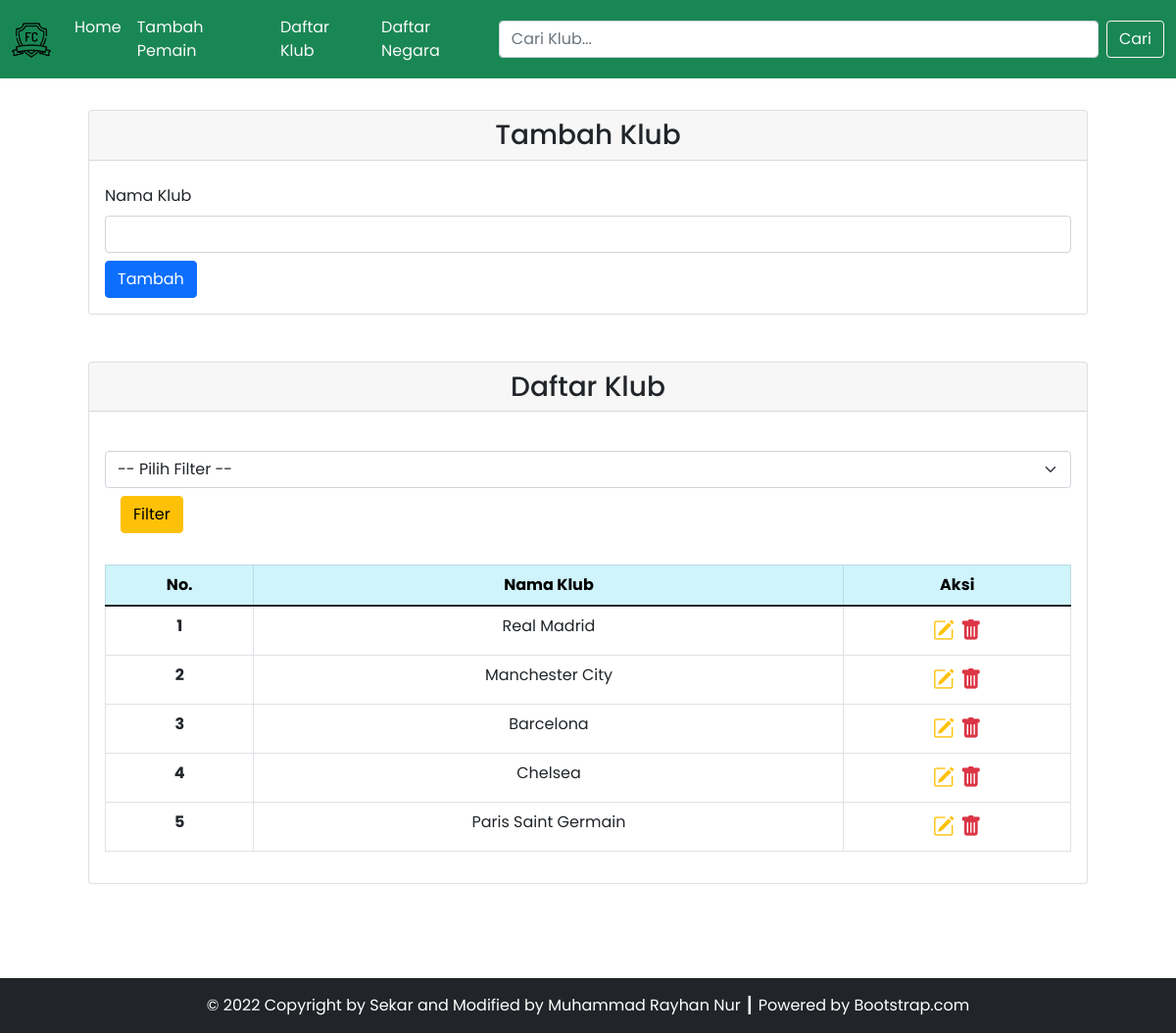
/source_code/klub.php, run on an earlier commit of the app's database.
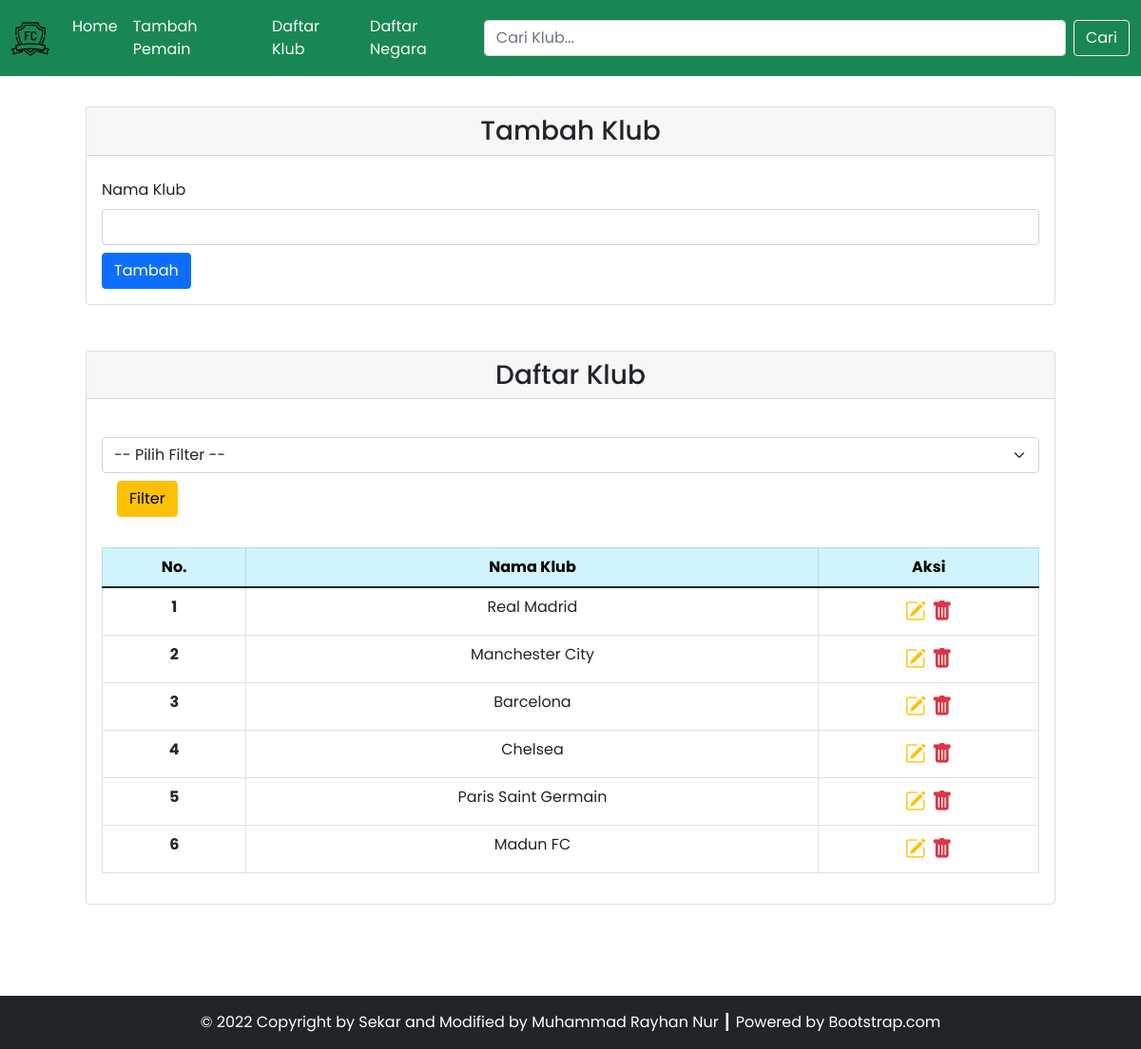
And on a later commit of the database.
### tables this page shows
CREATE TABLE `klub` (
  `id_klub` int(11) NOT NULL,
  `nama_klub` varchar(255) NOT NULL
);

### source_code/config/db.php (called while the page is built)
<?php
$DB_HOST = "localhost";
$DB_USERNAME = "root";
$DB_PASSWORD = "";
$DB_NAME = "db_football_tp3";

### source_code/classes/DB.php (called while the page is built, shortened)
<?php
include('config/db.php');
class DB
{
    private $hostname;
    private $username;
    private $password;
    private $dbname;
    private $conn;
    private $result;
    function __construct($hostname, $username, $password, $dbname)
    {
        $this->hostname = $hostname;
        $this->username = $username;
        $this->password = $password;
        $this->dbname = $dbname;
    }
    function open()
    {
        $this->conn = mysqli_connect($this->hostname, $this->username, $this->password, $this->dbname);
    }
    function execute($query)
    {
        $this->result = mysqli_query($this->conn, $query);
    }
    function getResult()
    {
        return mysqli_fetch_array($this->result);
    }
}

### source_code/classes/Klub.php (called while the page is built, shortened)
<?php
include('config/db.php');
class Klub extends DB
{
    function getKlub()
    {
        $query = "SELECT * FROM klub";
        return $this->execute($query);
    }
}

### source_code/klub.php (the view, shortened to what this page needs)
<?php
include('config/db.php');
include('classes/DB.php');
include('classes/klub.php');
include('classes/Pemain.php');
include('classes/Template.php');
$klub = new Klub($DB_HOST, $DB_USERNAME, $DB_PASSWORD, $DB_NAME);
$klub->open();
$klub->getKlub();
if (isset($_POST['btn-cari'])) {
    $klub->searchKlub($_POST['cari']);
} else if (isset($_POST['btn-filter'])) {
    $klub->filterKlub($_POST['filter']);
} else {
    $klub->getKlub();
}
$header = '<tr>
<th scope="row">No.</th>
<th scope="row">Nama Klub</th>
<th scope="row">Aksi</th>
</tr>';
$data = null;
$no = 1;
while ($div = $klub->getResult()) {
    $data .= '<tr>
    <th scope="row">' . $no . '</th>
    <td>' . $div['nama_klub'] . '</td>
    <td style="font-size: 22px;">
        <a href="klub.php?id=' . $div['id_klub'] . '" title="Edit Data"><i class="bi bi-pencil-square text-warning"></i></a>&nbsp;<a href="klub.php?hapus=' . $div['id_klub'] . '" title="Delete Data"><i class="bi bi-trash-fill text-danger"></i></a>
        </td>
    </tr>';
    $no++;
}

### source_code/classes/Template.php (shortened to what this page needs)
<?php
class Template
{
    var $content = '';
    function __construct($filename = '')
    {
        $this->content = implode('', @file($filename));
    }
    function clear()
    {
        $this->content = preg_replace("/DATA_[A-Z|_|0-9]+/", "", $this->content);
    }
    function write()
    {
        print $this->content;
    }
    function replace($old = "", $new = "")
    {
        if (is_int($new)) {
            $value = sprintf("%d", $new);
        } elseif (is_float($new)) {
            $value = sprintf("%f", $new);
        } elseif (is_array($new)) {
            $value = '';
            foreach ($new as $item) {
                $value .= $item . ' ';
            }
        } else {
            $value = $new;
        }
        $this->content = preg_replace("/$old/", $value, $this->content);
    }
}

What changed in the data, as far as the page shows it:
added klub: nama_klub "Madun FC"
